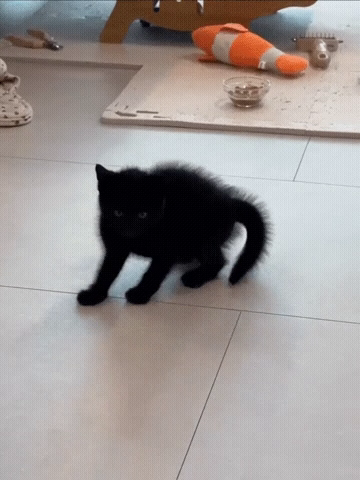
#> input picture frame 14 of opencv_python/sample3.mp4, 360 x 480 px
$ python cv_camshift.py
#> lines starting #> are read from the running program, lines starting #| are printed output that depends on the picture; after the words box and inside, x2 and y2 are one past the last pixel; in counts of white or black regions, pixels touching at a corner belong together
# Python program to demonstrate CAMShift (Continuously Adaptive Mean Shift)
import numpy as np
import cv2

# Get path of the video
from pathlib import Path
BASE_DIR = Path(__file__).resolve().parent
video_path = str(BASE_DIR / 'sample3.mp4')

# Read video
cap = cv2.VideoCapture(video_path)

if cap.isOpened() == False:
    print("Error opening video stream or file")

# Retrieve the first frame from the video
ret, frame = cap.read()
#> frame is the input picture: shape (480, 360, 3); mean B, G, R 147.4, 149.6, 156.2

# Set the initial region for tracking window (x, y, width, height)
# Adjust these values according to your needs
x, y, w, h = 100,200, 40, 40
track_window = (x, y, w, h)

# Convert BGR to HSV format
hsv = cv2.cvtColor(frame, cv2.COLOR_BGR2HSV)
#> hsv: shape (480, 360, 3); mean H, S, V 67.3, 43.2, 159.5

# Apply mask on the HSV frame

mask = cv2.inRange(hsv, np.array([0, 0, 0]), np.array([180, 255, 80]))
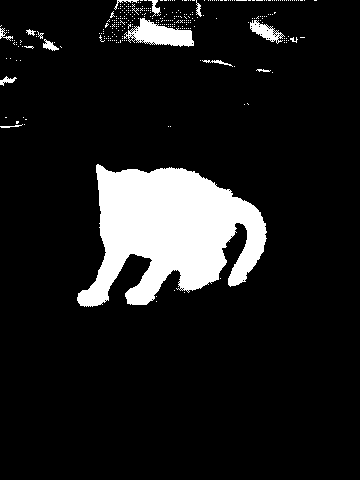
#> mask: shape (480, 360); 11% white; 312 white regions (297 under 20 px), largest, box (x1, y1, x2, y2) and area: (77, 164, 267, 307) 16497, (124, 18, 194, 47) 1120, (250, 20, 285, 44) 349
# Calculate histogram for HSV channel

roi_hist = cv2.calcHist([hsv], [2], mask, [180], [0, 180])
#> roi_hist = 180 values, max 3020 at index 5, min 0 at index 81, mean 105.8

# Normalize the histogram values
cv2.normalize(roi_hist, roi_hist, 0, 255, cv2.NORM_MINMAX)

# Termination criteria for CAMShift
termination_criteria = (cv2.TERM_CRITERIA_EPS | cv2.TERM_CRITERIA_COUNT, 10, 1)

while True:
    start_time = cv2.getTickCount()
    ret, frame = cap.read()

    # If video ends, restart from beginning
    if not ret:
        cap.set(cv2.CAP_PROP_POS_FRAMES, 0)
        continue

    # Convert BGR to HSV format
    hsv = cv2.cvtColor(frame, cv2.COLOR_BGR2HSV)
#> hsv: shape (480, 360, 3); mean H, S, V 67.3, 43.1, 159.5

    # Calculate back projection based on histogram
    back_proj = cv2.calcBackProject([hsv], [2], roi_hist, [0, 256], 1)
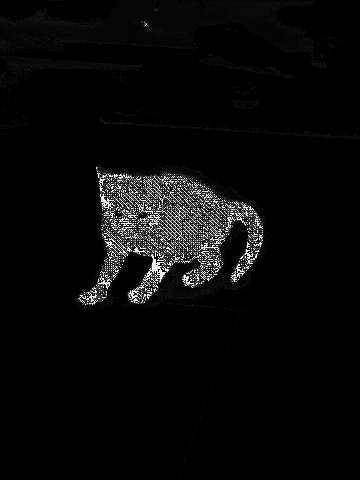
#> back_proj: shape (480, 360); min 0, max 255, mean 8.9

    # Apply CAMShift to get the new rotated rectangle and track window
    ret, track_window = cv2.CamShift(back_proj, track_window, termination_criteria)
#> ret = ((124, 209), (57.1, 68.87), 171); track_window = (95, 174, 58, 70)

    # Draw tracking results on the frame
    # CAMShift returns a rotated rectangle, so we can draw it as an ellipse or polygon
    pts = cv2.boxPoints(ret)
#> pts = [[146.8, 170.5], [157.6, 238.6], [101.2, 247.5], [90.43, 179.4]]
    pts = np.intp(pts)
#> pts = [[146, 170], [157, 238], [101, 247], [90, 179]]

    # Draw rotated rectangle
    frame = cv2.polylines(frame, [pts], True, (0, 255, 0), 2)

    # Display tracking information
    cv2.putText(frame, 'CAMShift Tracker', (10, 30), cv2.FONT_HERSHEY_SIMPLEX, 1, (0, 255, 0), 2)
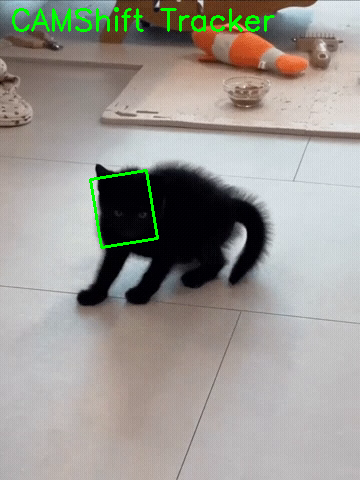
#> frame: shape (480, 360, 3); mean B, G, R 146.3, 152.2, 154.8

    # Show results
    cv2.imshow('CAMShift Tracker', frame)

    # Calculate delay to maintain desired FPS
    expected_delay = max(1, int(1000 / cap.get(cv2.CAP_PROP_FPS)))
    process_time = (cv2.getTickCount() - start_time) / cv2.getTickFrequency()
    delay = int(expected_delay - process_time)

    # Ensure delay is non-negative
    delay = max(0, delay)

    # Wait for the next frame
    k = cv2.waitKey(delay) & 0xff
#> (key q is pressed here)
    if k == ord('q'):
        break


# Release video capture object
cap.release()

# Destroy all opened windows
cv2.destroyAllWindows()

$ run again, starting later in the video
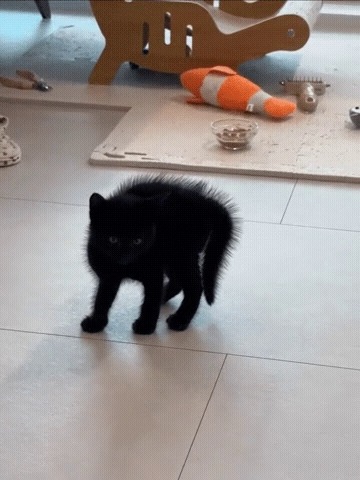
#> input picture frame 65 of opencv_python/sample3.mp4, 360 x 480 px
#> frame is the input picture: shape (480, 360, 3); mean B, G, R 143, 145.5, 152
#> `mask = cv2.inRange(hsv, np.array([0, 0, 0]), np.array([180, 255, 80]))`:
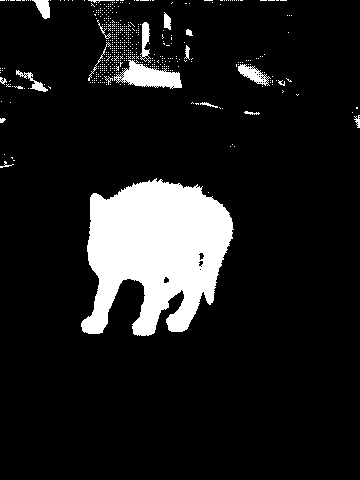
#> mask: shape (480, 360); 11.3% white; 480 white regions (460 under 20 px), largest, box (x1, y1, x2, y2) and area: (81, 178, 234, 336) 16217, (114, 60, 182, 89) 1079, (238, 64, 271, 86) 319
#> roi_hist = 180 values, max 2726 at index 5, min 0 at index 81, mean 108.2
#> ret = ((113, 221), (57.55, 65.25), 30.39); track_window = (87, 192, 52, 58)
#> `pts = cv2.boxPoints(ret)`: pts = [[71.68, 234.6], [104.7, 178.3], [154.3, 207.4], [121.3, 263.7]]
#> `pts = np.intp(pts)`: pts = [[71, 234], [104, 178], [154, 207], [121, 263]]
#> `cv2.putText(frame, 'CAMShift Tracker', (10, 30), cv2.FONT_HERSHEY_SIMP..`:
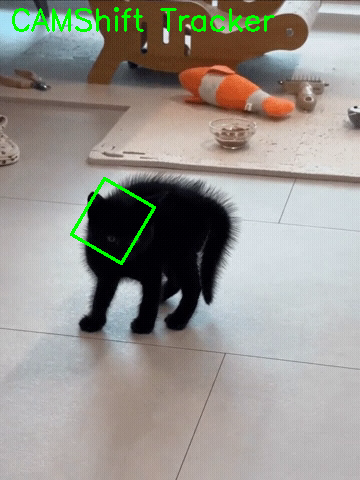
#> frame: shape (480, 360, 3); mean B, G, R 141.6, 148.1, 150.5

$ run again, starting later in the video
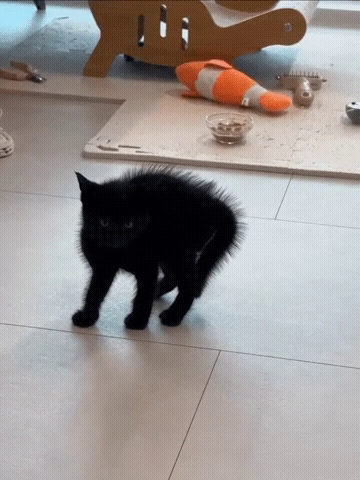
#> input picture frame 116 of opencv_python/sample3.mp4, 360 x 480 px
#> frame is the input picture: shape (480, 360, 3); mean B, G, R 143.6, 145.7, 151.7
#> `mask = cv2.inRange(hsv, np.array([0, 0, 0]), np.array([180, 255, 80]))`:
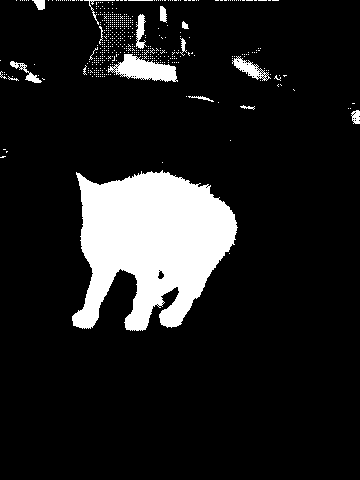
#> mask: shape (480, 360); 12% white; 491 white regions (476 under 20 px), largest, box (x1, y1, x2, y2) and area: (72, 170, 238, 331) 17569, (108, 54, 178, 82) 1096, (232, 56, 271, 81) 350
#> roi_hist = 180 values, max 3469 at index 4, min 0 at index 81, mean 115
#> ret = ((120, 224), (65.87, 70.1), 88.57); track_window = (84, 190, 72, 68)
#> `pts = cv2.boxPoints(ret)`: pts = [[84.14, 191.9], [154.2, 190.2], [155.9, 256.1], [85.78, 257.8]]
#> `pts = np.intp(pts)`: pts = [[84, 191], [154, 190], [155, 256], [85, 257]]
#> `cv2.putText(frame, 'CAMShift Tracker', (10, 30), cv2.FONT_HERSHEY_SIMP..`:
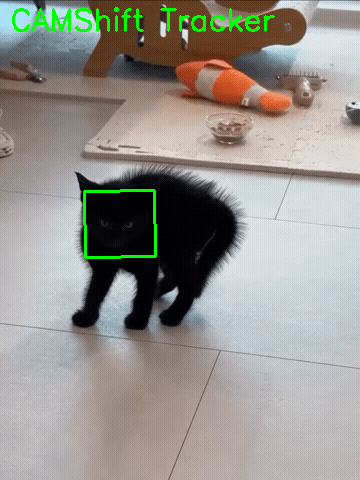
#> frame: shape (480, 360, 3); mean B, G, R 142.3, 148.3, 150.3
